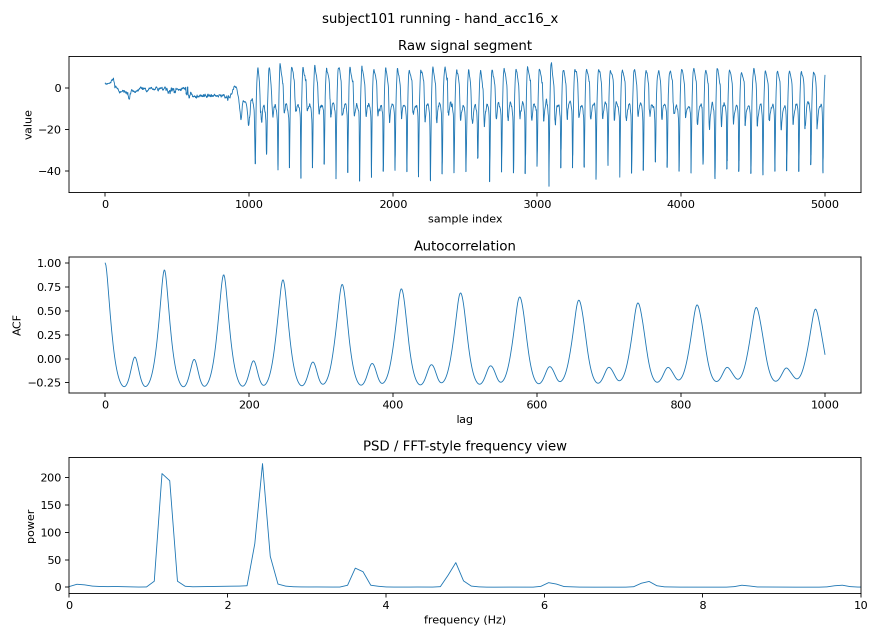
#> input picture outputs/baseline-verification-20260522/subject101_running_hand_acc16_x_periodicity.png, 1760 x 1280 px (shown at 1/2 size)
$ python build_waveform_comparison_figure.py
#> lines starting #> are read from the running program, lines starting #| are printed output that depends on the picture
from pathlib import Path
from PIL import Image, ImageDraw, ImageFont


ROOT = Path(__file__).resolve().parents[1]
OUT_DIR = ROOT / "outputs" / "presentation-figures-20260525"
OUT_DIR.mkdir(parents=True, exist_ok=True)

real_path = ROOT / "outputs/baseline-verification-20260522/subject101_running_hand_acc16_x_periodicity.png"
raw_path = ROOT / "outputs/unified-label-conditioning-20260523/sample_stratification/running_hand_acc16_x_worst_samples.png"
constrained_path = ROOT / "outputs/latent-constraints-20260523/clip_p05_p95/sample_stratification/running_hand_acc16_x_best_samples.png"

real = Image.open(real_path).convert("RGB")
raw = Image.open(raw_path).convert("RGB")
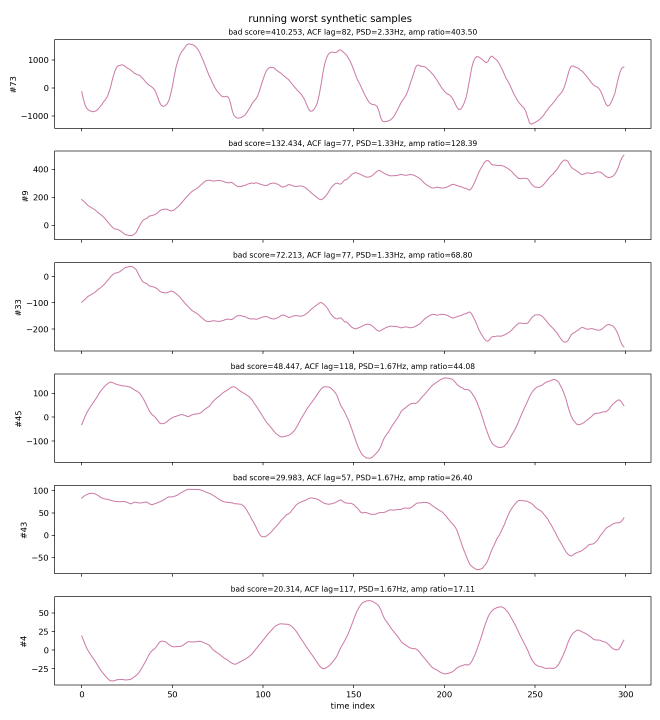
#> input picture outputs/unified-label-conditioning-20260523/sample_stratification/running_hand_acc16_x_worst_samples.png, 1980 x 2160 px (shown at 1/3 size)
constrained = Image.open(constrained_path).convert("RGB")
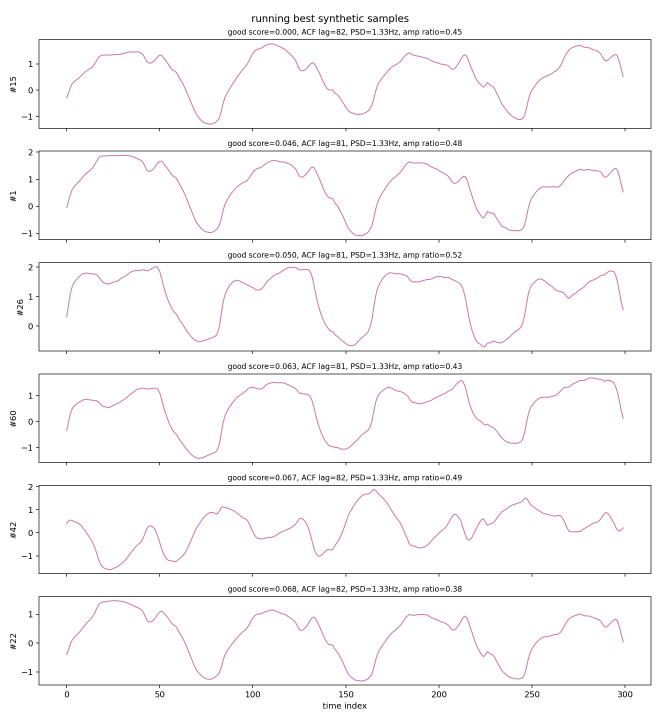
#> input picture outputs/latent-constraints-20260523/clip_p05_p95/sample_stratification/running_hand_acc16_x_best_samples.png, 1980 x 2160 px (shown at 1/3 size)

# Crop one representative waveform panel from each existing diagnostic figure.
# The source figures were generated by earlier evaluation scripts; this script
# only makes a presentation-friendly visual comparison.
crops = [
    (
        "Real running signal segment",
        "PAMAP2 subject101, hand_acc16_x",
        real.crop((250, 215, 1605, 370)),
    ),
    (
        "Raw unified synthetic example",
        "unconstrained latent",
        raw.crop((180, 125, 1885, 335)),
    ),
    (
        "Constrained synthetic example",
        "clip_p05_p95 before decoding",
        constrained.crop((180, 125, 1885, 335)),
    ),
]

W, H = 1800, 1080
canvas = Image.new("RGB", (W, H), "white")
#> canvas: PIL image 1800x1080 RGB; every value is 255
draw = ImageDraw.Draw(canvas)

font_candidates = [
    "/System/Library/Fonts/Supplemental/Arial.ttf",
    "/System/Library/Fonts/Supplemental/Arial Bold.ttf",
    "/System/Library/Fonts/Helvetica.ttc",
]
try:
    title_font = ImageFont.truetype(font_candidates[1], 46)
    subtitle_font = ImageFont.truetype(font_candidates[0], 27)
    label_font = ImageFont.truetype(font_candidates[1], 30)
    small_font = ImageFont.truetype(font_candidates[0], 22)
except Exception:
    title_font = subtitle_font = label_font = small_font = ImageFont.load_default()

draw.text((70, 42), "Running waveform comparison: real vs generated", fill=(15, 23, 42), font=title_font)
draw.text(
    (70, 100),
    "These panels are for qualitative inspection; they are not TSGBench metrics.",
    fill=(71, 85, 105),
    font=subtitle_font,
)

panel_x = 70
panel_w = W - 140
panel_h = 245
gap = 55
y0 = 170

for i, (label, desc, img) in enumerate(crops):
    y = y0 + i * (panel_h + gap)
    draw.rounded_rectangle((panel_x, y, panel_x + panel_w, y + panel_h), radius=14, outline=(216, 222, 233), width=2, fill=(255, 255, 255))
    draw.text((panel_x + 22, y + 16), label, fill=(15, 23, 42), font=label_font)
    draw.text((panel_x + 22, y + 54), desc, fill=(100, 116, 139), font=small_font)

    plot_x = panel_x + 430
    plot_y = y + 22
    plot_w = panel_w - 465
    plot_h = panel_h - 44
    img.thumbnail((plot_w, plot_h), Image.Resampling.LANCZOS)
    px = plot_x + (plot_w - img.width) // 2
    py = plot_y + (plot_h - img.height) // 2
    canvas.paste(img, (px, py))
#> this loop made 3 passes
#> (label, desc, y, plot_y, py) on passes 1 to 3: ('Real running signal segment', 'PAMAP2 subject101, hand_acc16_x', 170, 192, 224), ('Raw unified synthetic example', 'unconstrained latent', 470, 492, 519), ('Constrained synthetic example', 'clip_p05_p95 before decoding', 770, 792, 819)
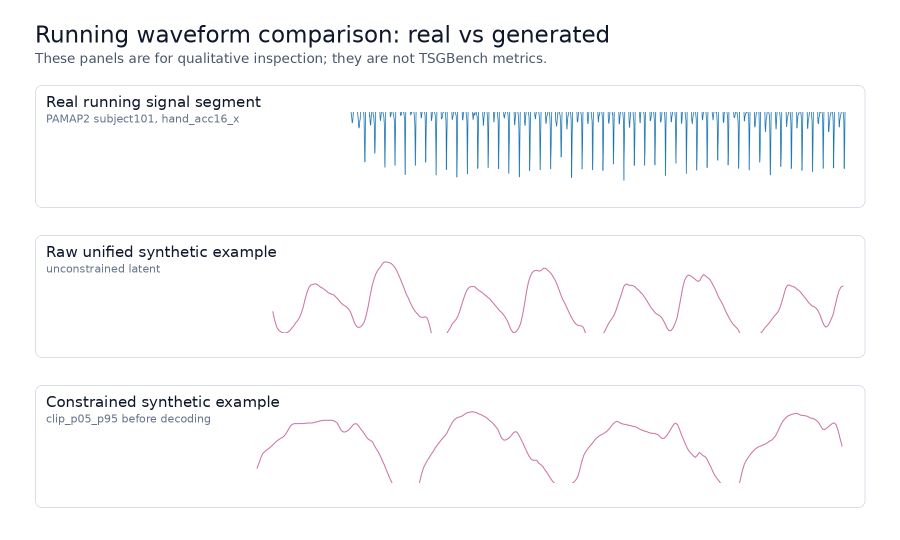
#> canvas: PIL image 1800x1080 RGB (shown at 1/2 size); mean R, G, B 249, 249.7, 250.9

draw.rounded_rectangle((70, 1010, W - 70, 1050), radius=10, fill=(236, 253, 245), outline=(236, 253, 245))
draw.rectangle((70, 1010, 82, 1050), fill=(15, 118, 110))
draw.text(
    (100, 1018),
    "Main visual point: raw unified generation can produce unrealistic amplitudes; latent constraint restores a plausible waveform scale.",
    fill=(19, 78, 74),
    font=small_font,
)

out = OUT_DIR / "running_real_raw_unified_constrained_waveform_comparison.png"
canvas.save(out, quality=95)
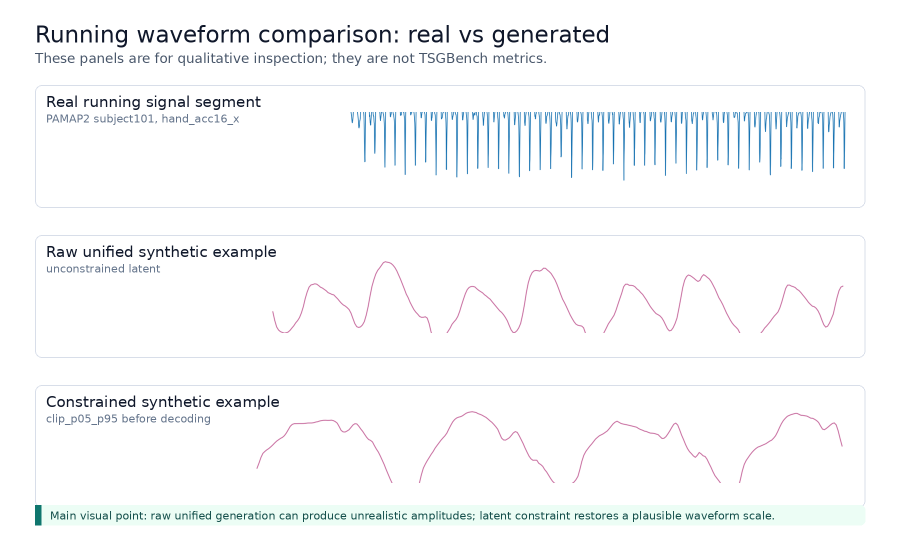
#> saved as running_real_raw_unified_constrained_waveform_comparison.png: PIL image 1800x1080 RGB (shown at 1/2 size); mean R, G, B 247.6, 249, 250
print(out)
